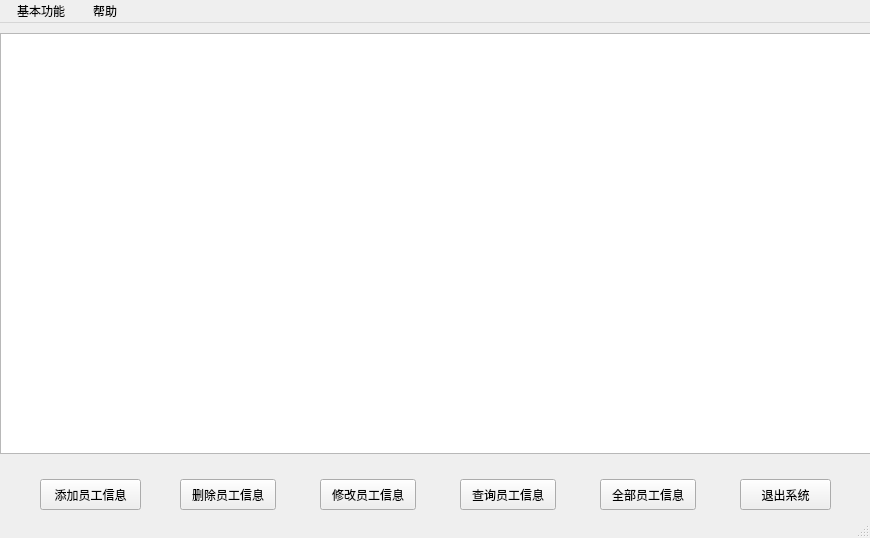
<?xml version="1.0" encoding="UTF-8"?>
<ui version="4.0">
 <class>myindex</class>
 <widget class="QMainWindow" name="myindex">
  <property name="geometry">
   <rect>
    <x>0</x>
    <y>0</y>
    <width>870</width>
    <height>538</height>
   </rect>
  </property>
  <property name="windowTitle">
   <string>员工考勤系统</string>
  </property>
  <widget class="QWidget" name="centralwidget">
   <widget class="QStackedWidget" name="stackedWidget">
    <property name="geometry">
     <rect>
      <x>0</x>
      <y>0</y>
      <width>871</width>
      <height>501</height>
     </rect>
    </property>
    <property name="currentIndex">
     <number>0</number>
    </property>
    <widget class="QWidget" name="page">
     <widget class="QTableView" name="tableView">
      <property name="geometry">
       <rect>
        <x>0</x>
        <y>10</y>
        <width>871</width>
        <height>421</height>
       </rect>
      </property>
     </widget>
     <widget class="QPushButton" name="pushButton_add">
      <property name="geometry">
       <rect>
        <x>40</x>
        <y>456</y>
        <width>101</width>
        <height>31</height>
       </rect>
      </property>
      <property name="text">
       <string>添加员工信息</string>
      </property>
     </widget>
     <widget class="QPushButton" name="pushButton_delete">
      <property name="geometry">
       <rect>
        <x>180</x>
        <y>456</y>
        <width>96</width>
        <height>31</height>
       </rect>
      </property>
      <property name="text">
       <string>删除员工信息</string>
      </property>
     </widget>
     <widget class="QPushButton" name="pushButton_update">
      <property name="geometry">
       <rect>
        <x>320</x>
        <y>456</y>
        <width>96</width>
        <height>31</height>
       </rect>
      </property>
      <property name="text">
       <string>修改员工信息</string>
      </property>
     </widget>
     <widget class="QPushButton" name="pushButton_find">
      <property name="geometry">
       <rect>
        <x>460</x>
        <y>456</y>
        <width>96</width>
        <height>31</height>
       </rect>
      </property>
      <property name="text">
       <string>查询员工信息</string>
      </property>
     </widget>
     <widget class="QPushButton" name="pushButton_refresh">
      <property name="geometry">
       <rect>
        <x>600</x>
        <y>456</y>
        <width>96</width>
        <height>31</height>
       </rect>
      </property>
      <property name="text">
       <string>全部员工信息</string>
      </property>
     </widget>
     <widget class="QPushButton" name="pushButton_exit">
      <property name="geometry">
       <rect>
        <x>740</x>
        <y>456</y>
        <width>91</width>
        <height>31</height>
       </rect>
      </property>
      <property name="text">
       <string>退出系统</string>
      </property>
     </widget>
    </widget>
    <widget class="QWidget" name="page_2">
     <widget class="QTableView" name="tableView_1">
      <property name="geometry">
       <rect>
        <x>10</x>
        <y>10</y>
        <width>421</width>
        <height>441</height>
       </rect>
      </property>
     </widget>
     <widget class="QPushButton" name="pushButton_back">
      <property name="geometry">
       <rect>
        <x>40</x>
        <y>470</y>
        <width>81</width>
        <height>27</height>
       </rect>
      </property>
      <property name="text">
       <string>返回主界面</string>
      </property>
     </widget>
     <widget class="QPushButton" name="pushButton_find_2">
      <property name="geometry">
       <rect>
        <x>300</x>
        <y>470</y>
        <width>81</width>
        <height>27</height>
       </rect>
      </property>
      <property name="text">
       <string>查询</string>
      </property>
     </widget>
     <widget class="QPushButton" name="pushButton_all">
      <property name="geometry">
       <rect>
        <x>170</x>
        <y>470</y>
        <width>81</width>
        <height>27</height>
       </rect>
      </property>
      <property name="text">
       <string>全部</string>
      </property>
     </widget>
     <widget class="QStackedWidget" name="stackedWidget_2">
      <property name="geometry">
       <rect>
        <x>450</x>
        <y>10</y>
        <width>421</width>
        <height>491</height>
       </rect>
      </property>
      <property name="currentIndex">
       <number>1</number>
      </property>
      <widget class="QWidget" name="page_3">
       <widget class="QWidget" name="widget_find" native="true">
        <property name="geometry">
         <rect>
          <x>0</x>
          <y>0</y>
          <width>391</width>
          <height>491</height>
         </rect>
        </property>
        <widget class="QLabel" name="label_cardID">
         <property name="geometry">
          <rect>
           <x>60</x>
           <y>140</y>
           <width>41</width>
           <height>21</height>
          </rect>
         </property>
         <property name="text">
          <string>卡号:</string>
         </property>
        </widget>
        <widget class="QLabel" name="label_name">
         <property name="geometry">
          <rect>
           <x>60</x>
           <y>170</y>
           <width>31</width>
           <height>31</height>
          </rect>
         </property>
         <property name="text">
          <string>姓名:</string>
         </property>
        </widget>
        <widget class="QLabel" name="label_phone">
         <property name="geometry">
          <rect>
           <x>60</x>
           <y>210</y>
           <width>31</width>
           <height>31</height>
          </rect>
         </property>
         <property name="text">
          <string>电话:</string>
         </property>
        </widget>
        <widget class="QLabel" name="label_ID">
         <property name="geometry">
          <rect>
           <x>50</x>
           <y>250</y>
           <width>64</width>
           <height>31</height>
          </rect>
         </property>
         <property name="text">
          <string>身份证号:</string>
         </property>
        </widget>
        <widget class="QLineEdit" name="lineEdit_cardID">
         <property name="geometry">
          <rect>
           <x>120</x>
           <y>130</y>
           <width>151</width>
           <height>31</height>
          </rect>
         </property>
        </widget>
        <widget class="QLineEdit" name="lineEdit_name">
         <property name="geometry">
          <rect>
           <x>120</x>
           <y>170</y>
           <width>151</width>
           <height>31</height>
          </rect>
         </property>
        </widget>
        <widget class="QComboBox" name="comboBox_department">
         <property name="geometry">
          <rect>
           <x>120</x>
           <y>290</y>
           <width>151</width>
           <height>31</height>
          </rect>
         </property>
         <item>
          <property name="text">
           <string/>
          </property>
         </item>
         <item>
          <property name="text">
           <string>董事会</string>
          </property>
         </item>
         <item>
          <property name="text">
           <string>销售部</string>
          </property>
         </item>
         <item>
          <property name="text">
           <string>技术部</string>
          </property>
         </item>
         <item>
          <property name="text">
           <string>后勤部</string>
          </property>
         </item>
        </widget>
        <widget class="QComboBox" name="comboBox_position">
         <property name="geometry">
          <rect>
           <x>120</x>
           <y>330</y>
           <width>151</width>
           <height>31</height>
          </rect>
         </property>
         <item>
          <property name="text">
           <string/>
          </property>
         </item>
         <item>
          <property name="text">
           <string>董事长</string>
          </property>
         </item>
         <item>
          <property name="text">
           <string>总经理</string>
          </property>
         </item>
         <item>
          <property name="text">
           <string>经理</string>
          </property>
         </item>
         <item>
          <property name="text">
           <string>副经理</string>
          </property>
         </item>
         <item>
          <property name="text">
           <string>员工</string>
          </property>
         </item>
        </widget>
        <widget class="QLabel" name="label_department">
         <property name="geometry">
          <rect>
           <x>60</x>
           <y>300</y>
           <width>41</width>
           <height>21</height>
          </rect>
         </property>
         <property name="text">
          <string>部门:</string>
         </property>
        </widget>
        <widget class="QLabel" name="label_position">
         <property name="geometry">
          <rect>
           <x>60</x>
           <y>330</y>
           <width>41</width>
           <height>31</height>
          </rect>
         </property>
         <property name="text">
          <string>职位:</string>
         </property>
        </widget>
        <widget class="QLineEdit" name="lineEdit_phone">
         <property name="geometry">
          <rect>
           <x>120</x>
           <y>210</y>
           <width>151</width>
           <height>31</height>
          </rect>
         </property>
        </widget>
        <widget class="QLineEdit" name="lineEdit_ID">
         <property name="geometry">
          <rect>
           <x>120</x>
           <y>250</y>
           <width>151</width>
           <height>31</height>
          </rect>
         </property>
        </widget>
        <widget class="QPushButton" name="pushButton_starttime">
         <property name="geometry">
          <rect>
           <x>30</x>
           <y>10</y>
           <width>81</width>
           <height>31</height>
          </rect>
         </property>
         <property name="text">
          <string>起始日期</string>
         </property>
        </widget>
        <widget class="QPushButton" name="pushButton_endtime">
         <property name="geometry">
          <rect>
           <x>30</x>
           <y>50</y>
           <width>81</width>
           <height>31</height>
          </rect>
         </property>
         <property name="text">
          <string>终止日期</string>
         </property>
        </widget>
        <widget class="QPushButton" name="pushButton_cancle">
         <property name="geometry">
          <rect>
           <x>50</x>
           <y>440</y>
           <width>71</width>
           <height>27</height>
          </rect>
         </property>
         <property name="text">
          <string>取消</string>
         </property>
        </widget>
        <widget class="QPushButton" name="pushButton_clear">
         <property name="geometry">
          <rect>
           <x>175</x>
           <y>440</y>
           <width>71</width>
           <height>27</height>
          </rect>
         </property>
         <property name="text">
          <string>清空</string>
         </property>
        </widget>
        <widget class="QPushButton" name="pushButton_OK">
         <property name="geometry">
          <rect>
           <x>290</x>
           <y>440</y>
           <width>71</width>
           <height>27</height>
          </rect>
         </property>
         <property name="text">
          <string>确定</string>
         </property>
        </widget>
        <widget class="QLabel" name="label">
         <property name="geometry">
          <rect>
           <x>40</x>
           <y>96</y>
           <width>341</width>
           <height>21</height>
          </rect>
         </property>
         <property name="styleSheet">
          <string notr="true">color: rgb(255, 0, 0);</string>
         </property>
         <property name="text">
          <string>请选择输入下面的任意几项:</string>
         </property>
        </widget>
        <widget class="QDateEdit" name="dateEdit_start">
         <property name="geometry">
          <rect>
           <x>120</x>
           <y>10</y>
           <width>151</width>
           <height>31</height>
          </rect>
         </property>
        </widget>
        <widget class="QDateEdit" name="dateEdit_end">
         <property name="geometry">
          <rect>
           <x>120</x>
           <y>50</y>
           <width>151</width>
           <height>31</height>
          </rect>
         </property>
        </widget>
        <widget class="QCalendarWidget" name="calendarWidget_start">
         <property name="geometry">
          <rect>
           <x>110</x>
           <y>10</y>
           <width>281</width>
           <height>172</height>
          </rect>
         </property>
        </widget>
        <widget class="QCalendarWidget" name="calendarWidget_end">
         <property name="geometry">
          <rect>
           <x>110</x>
           <y>60</y>
           <width>281</width>
           <height>172</height>
          </rect>
         </property>
        </widget>
       </widget>
      </widget>
      <widget class="QWidget" name="page_4">
       <widget class="QWidget" name="widget_look" native="true">
        <property name="geometry">
         <rect>
          <x>10</x>
          <y>0</y>
          <width>391</width>
          <height>491</height>
         </rect>
        </property>
        <widget class="QLabel" name="label_2">
         <property name="geometry">
          <rect>
           <x>40</x>
           <y>260</y>
           <width>31</width>
           <height>16</height>
          </rect>
         </property>
         <property name="text">
          <string>卡号:</string>
         </property>
        </widget>
        <widget class="QLabel" name="label_3">
         <property name="geometry">
          <rect>
           <x>30</x>
           <y>10</y>
           <width>141</width>
           <height>17</height>
          </rect>
         </property>
         <property name="text">
          <string>原始照片</string>
         </property>
         <property name="alignment">
          <set>Qt::AlignCenter</set>
         </property>
        </widget>
        <widget class="QLabel" name="label_4">
         <property name="geometry">
          <rect>
           <x>230</x>
           <y>10</y>
           <width>131</width>
           <height>17</height>
          </rect>
         </property>
         <property name="text">
          <string>刷卡时采集到的照片</string>
         </property>
        </widget>
        <widget class="QLabel" name="label_org_photo">
         <property name="geometry">
          <rect>
           <x>40</x>
           <y>40</y>
           <width>141</width>
           <height>181</height>
          </rect>
         </property>
         <property name="styleSheet">
          <string notr="true"/>
         </property>
         <property name="text">
          <string/>
         </property>
        </widget>
        <widget class="QLabel" name="label_cur_photo">
         <property name="geometry">
          <rect>
           <x>220</x>
           <y>40</y>
           <width>141</width>
           <height>181</height>
          </rect>
         </property>
         <property name="styleSheet">
          <string notr="true"/>
         </property>
         <property name="text">
          <string/>
         </property>
        </widget>
        <widget class="QLabel" name="label_7">
         <property name="geometry">
          <rect>
           <x>210</x>
           <y>260</y>
           <width>31</width>
           <height>17</height>
          </rect>
         </property>
         <property name="text">
          <string>姓名:</string>
         </property>
        </widget>
        <widget class="QLabel" name="label_8">
         <property name="geometry">
          <rect>
           <x>210</x>
           <y>310</y>
           <width>31</width>
           <height>17</height>
          </rect>
         </property>
         <property name="text">
          <string>电话:</string>
         </property>
        </widget>
        <widget class="QLabel" name="label_9">
         <property name="geometry">
          <rect>
           <x>40</x>
           <y>310</y>
           <width>31</width>
           <height>20</height>
          </rect>
         </property>
         <property name="text">
          <string>性别:</string>
         </property>
        </widget>
        <widget class="QLabel" name="label_10">
         <property name="geometry">
          <rect>
           <x>40</x>
           <y>360</y>
           <width>31</width>
           <height>17</height>
          </rect>
         </property>
         <property name="text">
          <string>部门:</string>
         </property>
        </widget>
        <widget class="QLabel" name="label_11">
         <property name="geometry">
          <rect>
           <x>210</x>
           <y>360</y>
           <width>31</width>
           <height>17</height>
          </rect>
         </property>
         <property name="text">
          <string>职位:</string>
         </property>
        </widget>
        <widget class="QLabel" name="label_cardID_2">
         <property name="geometry">
          <rect>
           <x>80</x>
           <y>260</y>
           <width>91</width>
           <height>17</height>
          </rect>
         </property>
         <property name="text">
          <string/>
         </property>
        </widget>
        <widget class="QLabel" name="label_name_2">
         <property name="geometry">
          <rect>
           <x>250</x>
           <y>260</y>
           <width>91</width>
           <height>17</height>
          </rect>
         </property>
         <property name="text">
          <string/>
         </property>
        </widget>
        <widget class="QLabel" name="label_sex_2">
         <property name="geometry">
          <rect>
           <x>80</x>
           <y>310</y>
           <width>81</width>
           <height>17</height>
          </rect>
         </property>
         <property name="text">
          <string/>
         </property>
        </widget>
        <widget class="QLabel" name="label_phone_2">
         <property name="geometry">
          <rect>
           <x>250</x>
           <y>310</y>
           <width>101</width>
           <height>17</height>
          </rect>
         </property>
         <property name="text">
          <string/>
         </property>
        </widget>
        <widget class="QLabel" name="label_department_2">
         <property name="geometry">
          <rect>
           <x>80</x>
           <y>360</y>
           <width>101</width>
           <height>20</height>
          </rect>
         </property>
         <property name="text">
          <string/>
         </property>
        </widget>
        <widget class="QLabel" name="label_position_2">
         <property name="geometry">
          <rect>
           <x>250</x>
           <y>360</y>
           <width>101</width>
           <height>17</height>
          </rect>
         </property>
         <property name="text">
          <string/>
         </property>
        </widget>
        <widget class="QPushButton" name="pushButton">
         <property name="geometry">
          <rect>
           <x>260</x>
           <y>440</y>
           <width>96</width>
           <height>27</height>
          </rect>
         </property>
         <property name="text">
          <string>返回</string>
         </property>
        </widget>
       </widget>
      </widget>
     </widget>
    </widget>
   </widget>
  </widget>
  <widget class="QMenuBar" name="menubar">
   <property name="geometry">
    <rect>
     <x>0</x>
     <y>0</y>
     <width>870</width>
     <height>23</height>
    </rect>
   </property>
   <widget class="QMenu" name="menu">
    <property name="title">
     <string>  基本功能  </string>
    </property>
    <addaction name="action_staff_manage"/>
    <addaction name="separator"/>
    <addaction name="action_workinfo"/>
    <addaction name="separator"/>
    <addaction name="action_exit"/>
   </widget>
   <widget class="QMenu" name="menu_2">
    <property name="title">
     <string>  帮助  </string>
    </property>
   </widget>
   <addaction name="menu"/>
   <addaction name="menu_2"/>
  </widget>
  <widget class="QStatusBar" name="statusbar"/>
  <action name="action_staff_manage">
   <property name="text">
    <string>员工基本信息管理</string>
   </property>
  </action>
  <action name="action_workinfo">
   <property name="text">
    <string>员工考勤信息查询</string>
   </property>
  </action>
  <action name="action_exit">
   <property name="text">
    <string>退出</string>
   </property>
  </action>
 </widget>
 <resources/>
 <connections/>
</ui>
